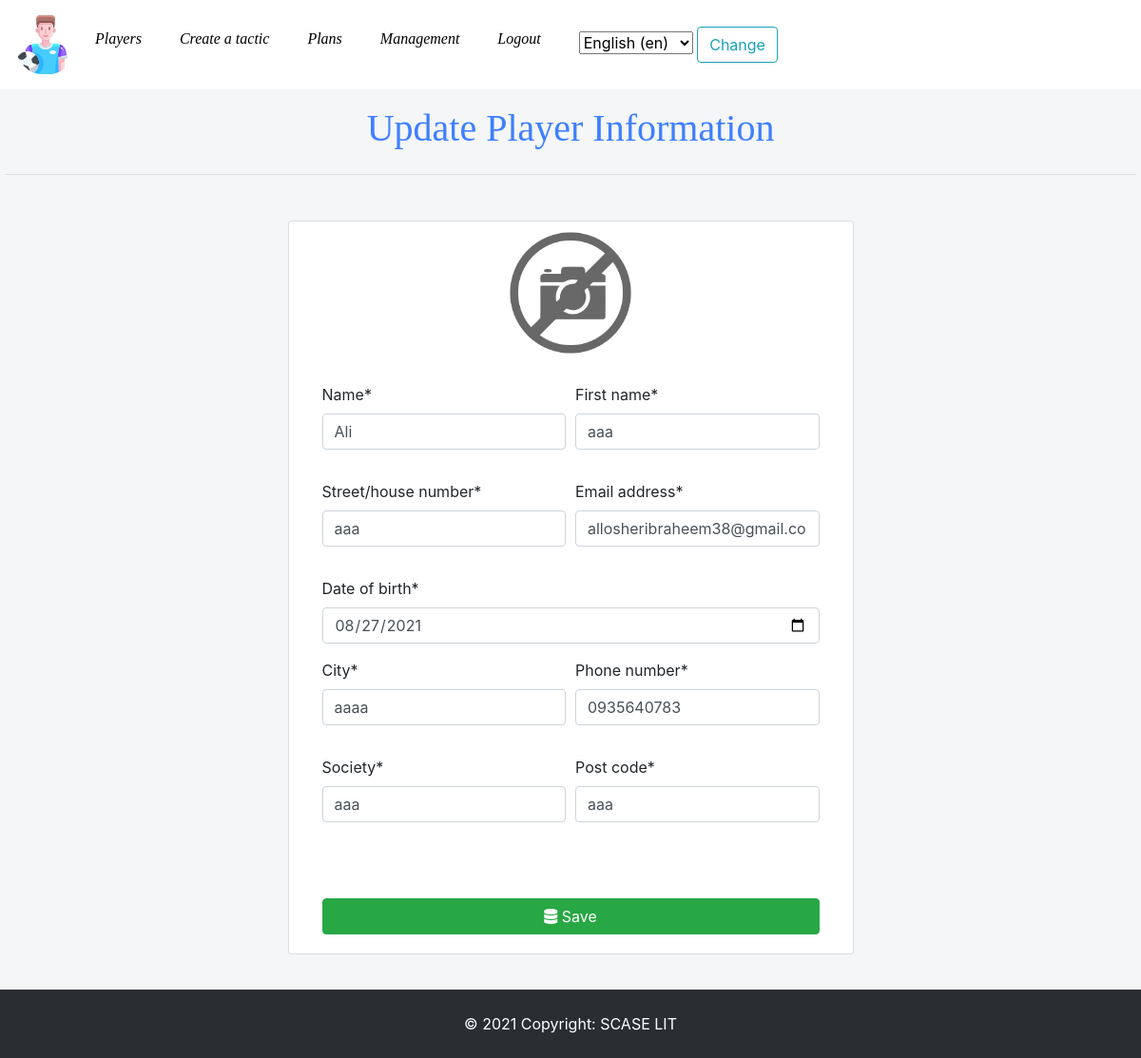
The app's page /en/player/2/ (signed in), older data.
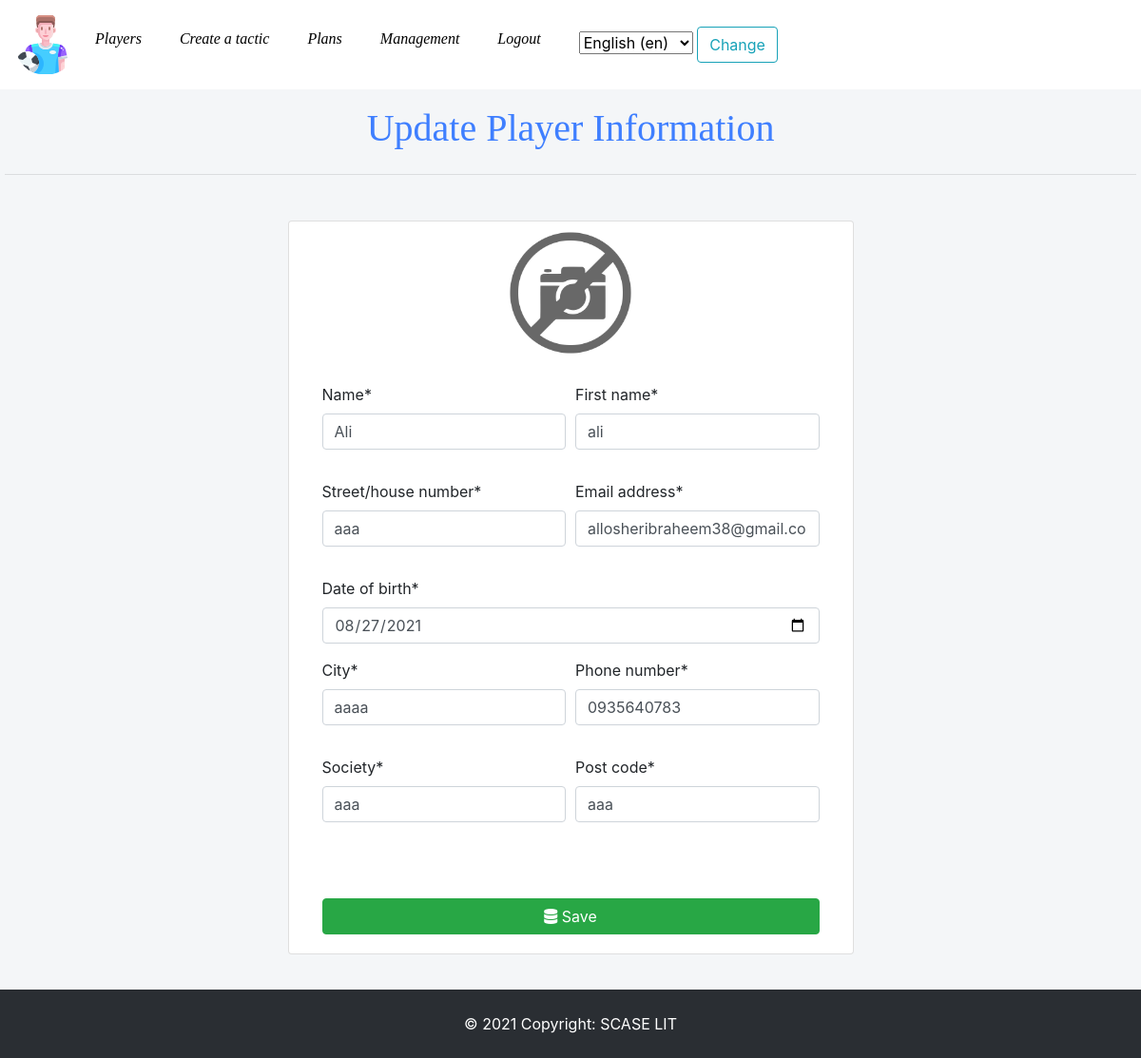
The same page, newer data.
### players/models.py (models this page shows, shortened)
class Player(models.Model):
    name = models.CharField(max_length=255, verbose_name=ugettext_lazy("name"))  # name
    first_name = models.CharField(max_length=255, verbose_name=ugettext_lazy("first_name"))  # first name
    address = models.CharField(max_length=255,
                               verbose_name=ugettext_lazy("street_house number"))  # Street, house number
    post_code = models.CharField(max_length=255, verbose_name=ugettext_lazy("post_code"))  # Post code
    city = models.CharField(max_length=255, verbose_name=ugettext_lazy("city"))  # city
    society = models.CharField(max_length=255, verbose_name=ugettext_lazy("society"))  # Society
    date_of_birth = models.DateField(auto_now=False, auto_now_add=False,
                                     verbose_name=ugettext_lazy("date_of_birth"))  # Date of birth.
    phone_number = models.CharField(default="0", max_length=255,
                                    verbose_name=ugettext_lazy("phone_number"))  # phone number
    email_address = models.EmailField(verbose_name=ugettext_lazy("email_address"))  # email address.
    image = models.ImageField(null=True, upload_to="images/", default="images/no_image.png",
                              blank=True, verbose_name=ugettext_lazy("image"))
    skills = models.ManyToManyField(Skills, through='PlayerSkills')
    class Meta:
        verbose_name = ugettext_lazy('Player_model')

### players/views.py (the view, shortened to what this page needs)
# urls.py: path('<int:p_id>/', views.player_update, name='update'),
@login_required
def player_update(request, p_id=0):
    if request.method == 'GET':
        player_object = Player.objects.get(pk=p_id)
        form = PlayerValidator(instance=player_object)
        return render(request, "players/player_update.html",
                      {'form': form, 'p_id': p_id})

### players/templates/players/player_update.html (shortened to what this page needs)
{% extends "base.html" %}
{% load crispy_forms_filters %}
{% load static %}
{% load crispy_forms_tags %}
{% load i18n %}
{% block nav %}
    {% include "players/navbar.html" %}
{% endblock %}
{% block content %}
    <div class="jumbotron flex justify-content-center">
        <h1 class="player_page_header display-6 text-center">
            {% trans 'update_player_header' %}</h1>
        <hr class="my-4">
        <br>
        <div class="player_form card col-md-6">
            <div class="card-img-top d-flex justify-content-center">
                <img class="rounded-circle" src="/media/{{ form.image.value }}" width="150px" height="150px">
            </div>
            <div class="card-body">
                <form method="POST" action="{% url 'update' p_id %}">
                    <div class="form-row">
                        <div class="form-group col-md-6">
                            {{ form.name|as_crispy_field }}
                        </div>
                        <div class="form-group col-md-6">
                            {{ form.first_name|as_crispy_field }}
                        </div>
                        <div class="form-group col-md-6">
                            {{ form.address|as_crispy_field }}
                        </div>
                        <div class="form-group col-md-6">
                            {{ form.email_address|as_crispy_field }}
                        </div>
                        <div class="form- col-md-12">
                            {{ form.date_of_birth|as_crispy_field }}
                        </div>
                        <br>
                        <div class="form-group col-md-6">
                            {{ form.city|as_crispy_field }}
                        </div>
                        <div class="form-group col-md-6">
                            {{ form.phone_number|as_crispy_field }}
                        </div>
                        <div class="form-group col-md-6">
                            {{ form.society|as_crispy_field }}
                        </div>
                        <div class="form-group col-md-6">
                            {{ form.post_code|as_crispy_field }}
                        </div>
                    </div>
                    <br>
                    <br>
                    <button type="submit" style="width: 100%;" class="btn btn-success"><i class="fas fa-database"></i>
                        {% trans 'save_info_btn' %}
                    </button>
                </form>
            </div>
        </div>
    </div>
{% endblock %}

### web_application/templates/base.html (shortened to what this page needs)
{% load static %}
{% load i18n %}
{% get_current_language_bidi as LANGUAGE_BIDI %}
{% get_current_language as LANGUAGE_CODE %}
<!DOCTYPE html >
<html lang="{{ LANGUAGE_CODE }}" dir="{% if LANGUAGE_BIDI %}rtl{% else %}ltr{% endif %}">
<head>
    {% include 'linking.html' %}
</head>
{% block nav %}{% endblock %}
<main style="margin-top: 1%">
    {% block content %}{% endblock content %}
</main>
{% include 'footer.html' %}
</html>

### web_application/templates/linking.html (shortened to what this page needs)
{% load  static %}
{% block linking %}
    <link rel="stylesheet" href="https://cdn.jsdelivr.net/npm/bootstrap@4.6.0/dist/css/bootstrap.min.css"
>
    <link rel="stylesheet" href="https://cdnjs.cloudflare.com/ajax/libs/font-awesome/5.15.4/css/all.min.css"
/>
    <link rel="stylesheet" href="{% static 'css/style.css' %}">
{% endblock %}

### web_application/templates/scripts.html (shortened to what this page needs)
{% block scripts %}
    {% load static %}
{% endblock %}

### players/templates/players/navbar.html (shortened to what this page needs)
{% block navbar %}
    {% load static %}
    {% load i18n %}
    <nav class="navbar navbar-expand-sm  myNav">
        <img class="rounded-circle" src="/media/logo.png"
             alt=""/>
        <div class="navbar-collapse collapse" id="collapsingNavbarSm">
            <ul class="navbar-nav">
                <li><a href="{% url 'players' %}">{% trans 'player_nav' %}</a></li>
                <li>
                    <a href="{% url 'tactic' %}">{% trans 'tactics_nav' %}</a>
                </li>
                <li>
                    <a href="{% url 'plans' %}">{% trans 'plan_nav' %}</a>
                </li>
                {% if user.is_superuser %}
                    <li>
                        <a href="{% url 'admin:index' %}">{% trans 'admin_page' %}</a>
                    </li>
                {% endif %}
                <li>
                    <a href="{% url 'playerLogout' %}">{% trans 'logout_nav' %}</a>
                </li>
                {% include 'language_list.html' %}
            </ul>
        </div>
    </nav>
{% endblock %}

### web_application/templates/language_list.html (shortened to what this page needs)
{% block language_list %}
    {% load i18n %}
    <li>
            <form action="{% url 'set_language' %}" method="post">{% csrf_token %}
                <label>
                    <select name="language">
                        {% get_current_language as LANGUAGE_CODE %}
                        {% get_available_languages as LANGUAGES %}
                        {% get_language_info_list for LANGUAGES as languages %}
                        {% for language in languages %}
                            <option value="{{ language.code }}"{% if language.code == LANGUAGE_CODE %}
                                    selected{% endif %}>
                                {{ language.name_local }} ({{ language.code }})
                            </option>
                        {% endfor %}
                    </select>
                </label>
                <input class="btn btn-outline-info my-2 my-sm-0" type="submit" value="{% trans 'Go' %}">
            </form>
    </li>
{% endblock %}

### web_application/templates/footer.html
<footer class="bg-dark text-center text-white">
    <div class="text-center p-4" style="background-color:rgba(0, 0, 0, 0.2);">
        © 2021 Copyright:
        <a class="text-white" href="">SCASE LIT</a>
    </div>
</footer>

### players/statics/players/css/style.css (style rules this page uses)
.myNav { background-color: white; }
.myNav li { margin: 20px; }
.myNav a { color: black; text-decoration: none; font-family: 'Times New Roman', Times, serif; font-style: italic; }
.player_page_header { font-family: 'Times New Roman', serif; color: #3f7fff; }
.player_form { width: 50%; margin-left: 25%; margin-right: 25%; }
.jumbotron { padding: 5px; background-color: inherit; }

Row changes from the older to the newer data that the page shows:
changed Player "Ali": first_name "aaa" → "ali"
